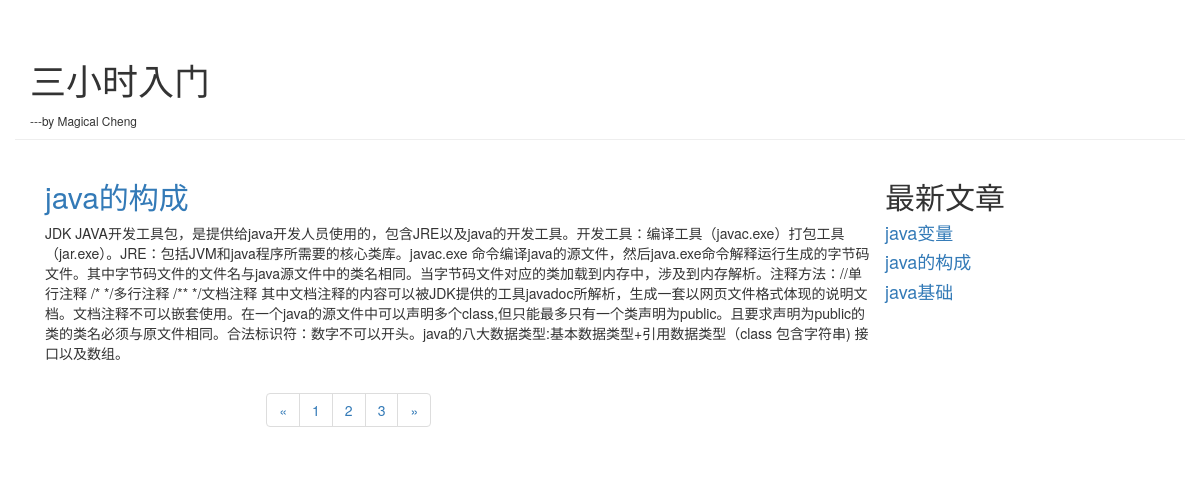
The app's page /blog/index with its own data.
### blog/models.py (models this page shows, shortened)
class Article(models.Model):
    article_id=models.AutoField(primary_key=True)
    title=models.TextField()
    brief_content=models.TextField()
    content=models.TextField()
    publish_data=models.DateTimeField(auto_now=True)

### blog/views.py (the view)
# urls.py: path('index',blog.views.get_index_page),
def get_index_page(request):
    page=request.GET.get('page')
    if page:
        page=int(page)
    else:
        page=1
    print("page:",page)
    all_article=Article.objects.all()
    top_article=Article.objects.order_by("-publish_data")[:]
    paginator=Paginator(all_article,1)
    page_num=paginator.num_pages
    print('num:',paginator.num_pages)
    page_list=paginator.page(page)
    if page_list.has_next():
        next_page=page+1
    else:
        next_page=page
    if page_list.has_previous():
        previous_page=page-1
    else:
        previous_page=page
    return render(request,"blog/index.html",
                  {
        'article_list':page_list,
        'page_num':range(1,page_num+1),
        'curr_page':page,
        'next_page':next_page,
        'previous_page':previous_page,
        'top_article':top_article
    })

### blog/templates/blog/index.html (shortened to what this page needs)
<!DOCTYPE html>
<html lang="en">
<head>
    <link rel="stylesheet" href="https://cdn.jsdelivr.net/npm/bootstrap@3.3.7/dist/css/bootstrap.min.css">
</head>
<body>
<div class="container page-header">
    <h1>三小时入门</h1>
    <small>---by Magical Cheng</small>
</div>
<div class="container page-body">
    <div class="col-md-9" role="main">
        <div class="body-main">
            {% for article in article_list %}
            <div>
                <h2><a href="/blog/curr/{{article.article_id}}">{{article.title}}</a></h2>
                <p>{{article.content}}</p>
            </div>
            {% endfor %}
        </div>
        <div class="body-footer">
            <div class="col-md-4 col-md-offset-3">
            <nav aria-label="Page navigation">
                <ul class="pagination">
                    <li>
                        <a href="/blog/index?page={{previous_page}}" aria-label="Previous">
                            <span aria-hidden="true">&laquo;</span>
                        </a>
                    </li>
                    {% for num in page_num %}
                    <li><a href="/blog/index?page={{num}}">{{num}}</a></li>
                    {% endfor %}
                    <li>
                        <a href="/blog/index?page={{next_page}}" aria-label="Next">
                            <span aria-hidden="true">&raquo;</span>
                        </a>
                    </li>
                </ul>
            </nav>
            </div>
        </div>
    </div>
    <div class=col-md-3" role="complementary">
        <div>
            <h2>最新文章</h2>
            {% for article in top_article %}
            <h4><a href="/blog/curr/{{article.article_id}}">{{article.title}}</a></h4>
            {% endfor %}
        </div>
    </div>
</div>
</body>
</html>

### records on screen
Article: title "java的构成", content "JDK JAVA开发工具包，是提供给java开发人员使用的，包含JRE以及java的开发工具。开发工具：编译工具（javac.exe）打包工具（jar.exe）。JRE：包括JVM和java程序所需要的核心类库。javac.exe 命令编译java的源文件，然后java.exe命令解释运行生成的字节码文件。其中字节码文件的文件名与java源文件中的类名相同。当字节码文件对应的类加载到内存中，涉及到内存解析。注释方法：//单行注释 /* */多行注释 /** */文档注释 其中文档注释的内容可以被JDK提供的工具javadoc所解析，生成一套以网页文件格式体现的说明文档。文档注释不可以嵌套使用。在一个java的源文件中可以声明多个class,但只能最多只有一个类声明为public。且要求声明为public的类的类名必须与原文件相同。合法标识符：数字不可以开头。java的八大数据类型:基本数据类型+引用数据类型（class 包含字符串) 接口以及数组。"
Article: title "java变量"
Article: title "java基础"

### other values on screen
{{ num }} "1" "2" "3"
